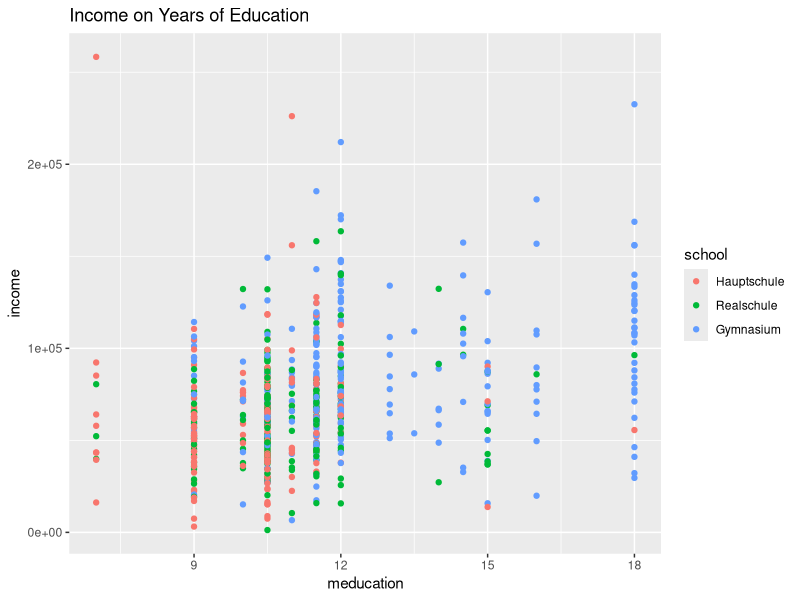

Recreate this plot in R.
# Question 1 : Application of Dummy Variables in Regression

# Loading required packages
library(AER)
library(tidyverse)

# Loading the dataset
data("GSOEP9402", package = "AER")

# Applying some convenience data transformation
GSOEP = GSOEP9402

# Exploring the dataset
str(GSOEP)

# Reviewing the summary of the dataset
summary(GSOEP)

# Expected relationship between variables meducation and school
ggplot(GSOEP, aes(meducation, y = income, color = school)) + geom_point() + labs(title = "Income on Years of Education")

# a)
# Encoding categorical variable "school" using suitable dummy variables
school = as.numeric((GSOEP[,1]))
                    Hauptschule = as.numeric(school == 1)
                    Realschule = as.numeric(school == 2)
                    Gymnasium = as.numeric(school == 3)
# b)
# Regression of income on meducation and the dummy variables school
reg_b = lm(income ~ meducation + Realschule + Gymnasium, data = GSOEP)
summary(reg_b)

# c)
# Regression in the levels and in the slopes
reg_c = lm(income ~ meducation + Realschule + Gymnasium + I(Realschule * meducation)
          + I(Gymnasium * meducation), data = GSOEP)
summary(reg_c)

# d)
# Encoding the categorical variable "gender" using suitable dummy variables
gender = as.numeric((GSOEP[,3]))
            male = as.numeric(gender == 1)
            female = as.numeric(gender == 2)

# Regression of income on meducation and school and gender as dummy variables
reg_d = lm(income ~ meducation + female + Realschule + Gymnasium + I(female * Realschule) + I(female * Gymnasium), data = GSOEP)
summary(reg_d)
coef(reg_d)
